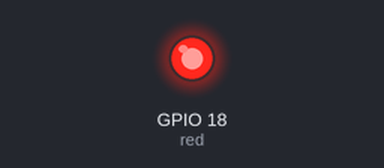
The program below on a simulated Raspberry Pi (BCM pin numbers). Parts: output pins drawn as LEDs (lit = HIGH). At 1.0 s the program stops and its outputs stay as they are.

Above: at 0.1 s.
At 1.1 s:
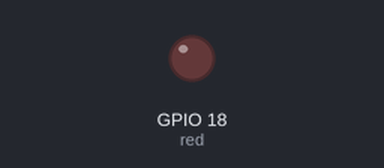
Timing chart, 0 to 2.5 s (numbered marks = the images above):
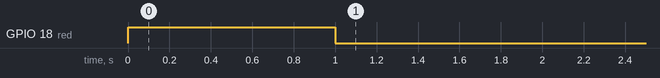

Measured:
- by itself, GPIO 18 (red): LOW → HIGH at 0.00 s, → LOW 1.0 s later

The program:

red.py
```python
import RPi.GPIO as GPIO
import time
import lights_config as config

GPIO.setmode(GPIO.BCM)

GPIO.setup(config.red, GPIO.OUT)
GPIO.output(config.red, 1)
time.sleep(1)

GPIO.output(config.red, 0)
GPIO.cleanup()
```

lights_config.py
```python
red = 18
yellow = 23
green = 24
blue = 25

button = 4
```
